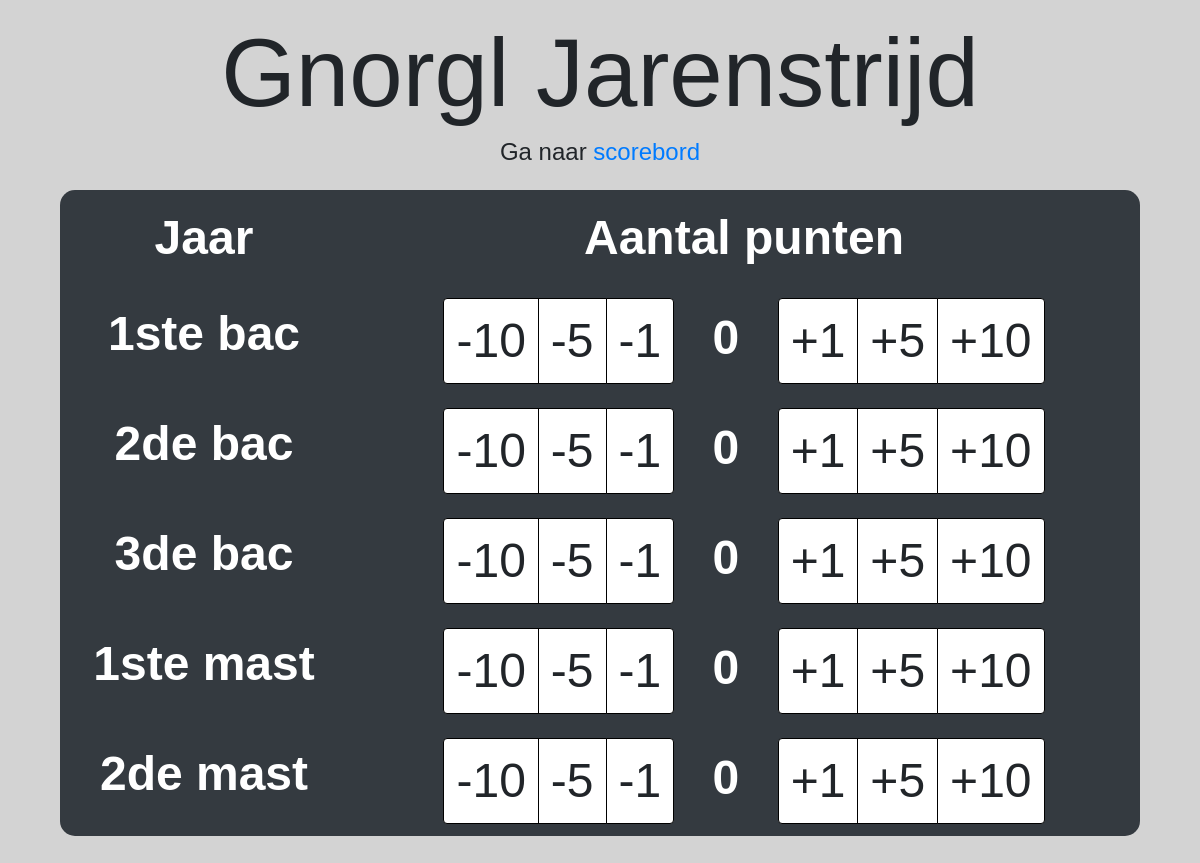
The app's page /, older data.
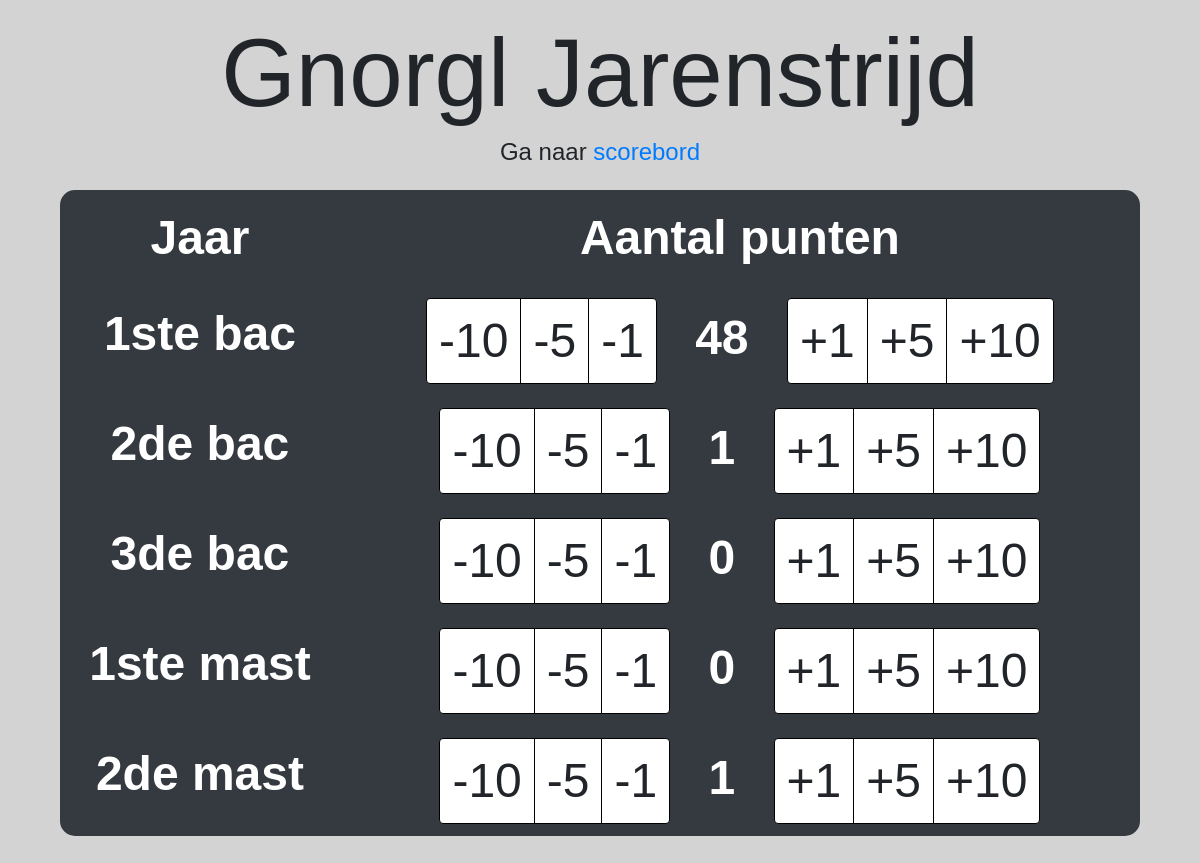
The same page, newer data.
### main/models.py (models this page shows, shortened)
class Jaar(models.Model):
    jaar_naam = models.CharField(max_length=50, primary_key=True)
    aantal_punten = models.IntegerField(default=0)
    jaar = models.IntegerField()
    class Meta:
        verbose_name_plural = 'Jaren'

### main/views.py (the view)
# urls.py: path('', views.counter, name='counter'),
def counter(request):
    jaren = Jaar.objects.order_by('jaar')
    context = {'jaren': jaren}
    return render(request, 'main/counter.html', context)

### main/templates/main/counter.html (shortened to what this page needs)
<!DOCTYPE html>
<html lang="en">
<head>
    {% load static %}
    <link rel="stylesheet" href="https://stackpath.bootstrapcdn.com/bootstrap/4.3.1/css/bootstrap.min.css">
    <link rel="stylesheet" type="text/css" href="{% static 'main/style.css' %}">
</head>
<body>
<div class="container">
    <div class="page-header">
        <h1 class="display-1">Gnorgl Jarenstrijd</h1>
        <h4>Ga naar <a href="display/">scorebord</a></h4>
    </div>
    <div class="container">
        <table class="table table-borderless table-dark">
            <thead>
                <tr>
                    <th>Jaar</th>
                    <th>Aantal punten</th>
                </tr>
            </thead>
            <tbody>
            {% for jaar in jaren %}
                <tr>
                    <th>{{jaar.jaar_naam}}</th>
                    <th>
                        <div class="btn-group">
                            <button onclick="decreaseCounter({{jaar.jaar}}, 10)" type="button" class="btn btn-default">-10</button>
                            <button onclick="decreaseCounter({{jaar.jaar}}, 5)" type="button" class="btn btn-default">-5</button>
                            <button onclick="decreaseCounter({{jaar.jaar}}, 1)" type="button" class="btn btn-default">-1</button>
                        </div>
                        <p class="d-inline" id="punten{{jaar.jaar}}">{{jaar.aantal_punten}}</p>
                        <div class="btn-group">
                            <button onclick="increaseCounter({{jaar.jaar}}, 1)" type="button" class="btn btn-default">+1</button>
                            <button onclick="increaseCounter({{jaar.jaar}}, 5)" type="button" class="btn btn-default">+5</button>
                            <button onclick="increaseCounter({{jaar.jaar}}, 10)" type="button" class="btn btn-default">+10</button>
                        </div>
                    </th>
                </tr>
            {% endfor %}
            </tbody>
        </table>
    </div>
</div>
</body>
</html>

Row changes from the older to the newer data that the page shows:
changed Jaar "1ste bac": aantal_punten "0" → "48"
changed Jaar "2de bac": aantal_punten "0" → "1"
changed Jaar "2de mast": aantal_punten "0" → "1"
